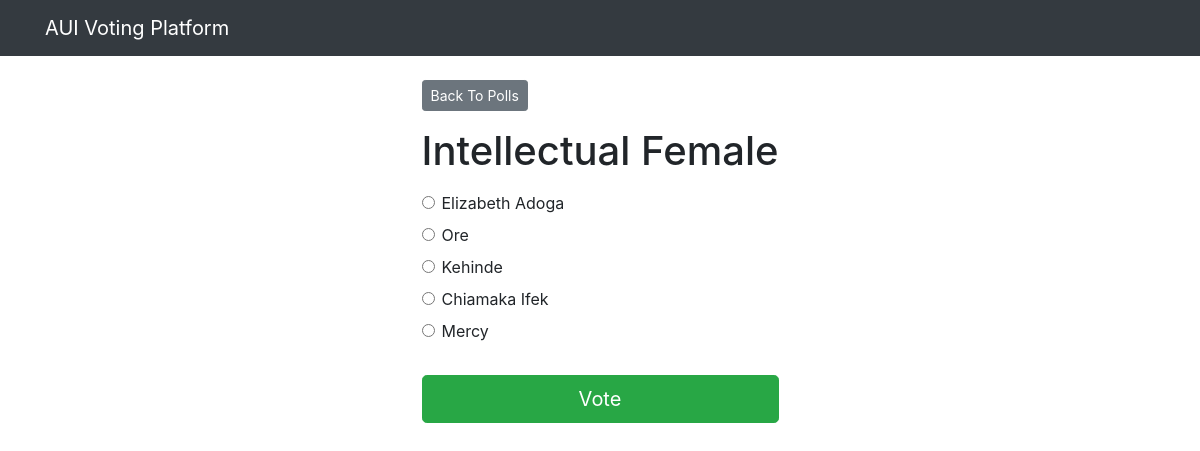
The page /polls/1/ on the database its author committed.
### polls/models.py (models this page shows, shortened)
class Question(models.Model):
    question_text = models.CharField(max_length=200)
    pub_date = models.DateTimeField('date published')

class Choice(models.Model):
    question = models.ForeignKey(Question, on_delete=models.CASCADE)
    choice_text = models.CharField(max_length=200)
    votes = models.IntegerField(default=0)

### polls/views.py (the view)
# urls.py: path('<int:question_id>/', views.detail, name='detail'),
def detail(request, question_id):
    try:
        question = Question.objects.get(pk=question_id)
    except Question.DoesNotExist:
        raise Http404("Question does not exist")
    return render(request, 'polls/detail.html', {'question': question})

### templates/polls/detail.html (shortened to what this page needs)
{% extends 'base.html' %}
{% block content %}
<a class="btn btn-secondary btn-sm mb-3" href="{% url 'polls:index' %}">Back To Polls</a>
<h1 class="text-center mb-3">{{ question.question_text }}</h1>
<form action="{% url 'polls:vote' question.id %}" method="post">
    {% for choice in question.choice_set.all %}
    <div class="form-check">
        <input type="radio" name="choice" class="form-check-input" id="choice{{ forloop.counter }}"
            value="{{ choice.id }}" />
        <label for="choice{{ forloop.counter }}">{{ choice.choice_text }}</label>
    </div>
    {% endfor %}
    <input type="submit" value="Vote" class="btn btn-success btn-lg btn-block mt-4" />
</form>
{% endblock %}

### rows shown on the page
Question: question_text "Intellectual Female"
Choice: choice_text "Elizabeth Adoga"
Choice: choice_text "Ore"
Choice: choice_text "Kehinde"
Choice: choice_text "Chiamaka Ifek"
Choice: choice_text "Mercy"
